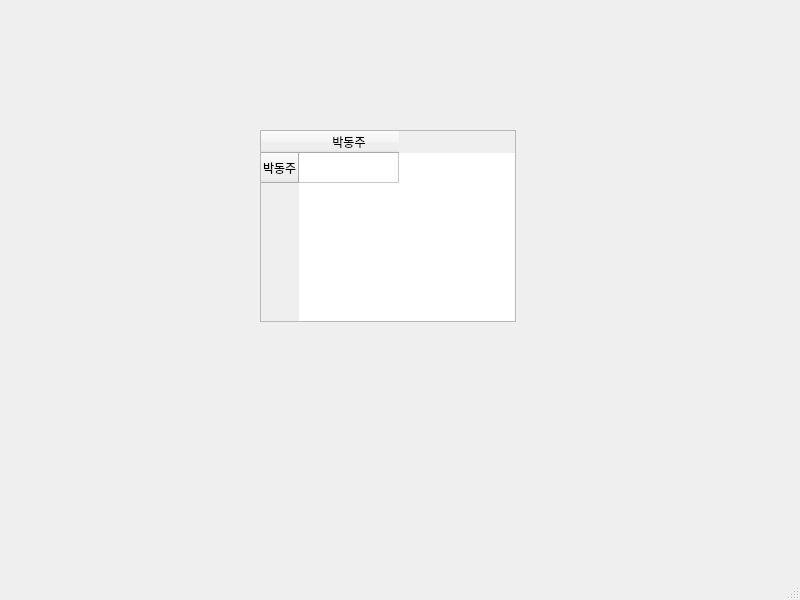
<?xml version="1.0" encoding="UTF-8"?>
<ui version="4.0">
 <class>MainWindow</class>
 <widget class="QMainWindow" name="MainWindow">
  <property name="geometry">
   <rect>
    <x>0</x>
    <y>0</y>
    <width>800</width>
    <height>600</height>
   </rect>
  </property>
  <property name="windowTitle">
   <string>MainWindow</string>
  </property>
  <widget class="QWidget" name="centralwidget">
   <widget class="QTableWidget" name="tableWidget">
    <property name="geometry">
     <rect>
      <x>260</x>
      <y>130</y>
      <width>256</width>
      <height>192</height>
     </rect>
    </property>
    <row>
     <property name="text">
      <string>박동주</string>
     </property>
    </row>
    <column>
     <property name="text">
      <string>박동주</string>
     </property>
    </column>
   </widget>
  </widget>
  <widget class="QMenuBar" name="menubar">
   <property name="geometry">
    <rect>
     <x>0</x>
     <y>0</y>
     <width>800</width>
     <height>26</height>
    </rect>
   </property>
  </widget>
  <widget class="QStatusBar" name="statusbar"/>
 </widget>
 <resources/>
 <connections/>
</ui>
